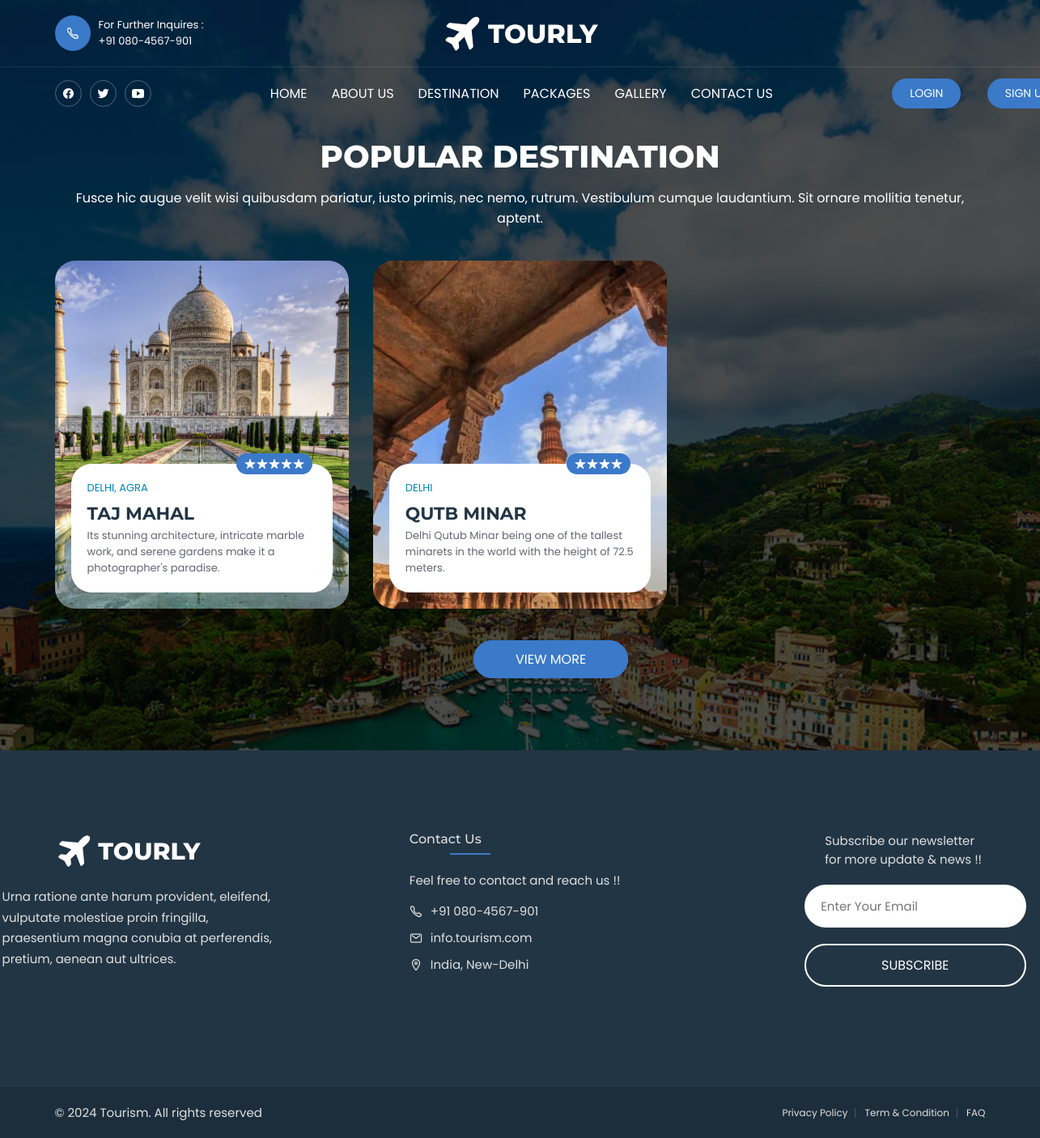
Page /destination/destinations/ on the committed database.
### destinations/models.py (models this page shows, shortened)
class Destination(BaseModel):
    destination_name = models.CharField(max_length=255)
    location = models.CharField(max_length=255)
    slug = models.SlugField(unique=True, null=True,blank=True)
    description = models.TextField()
    rating = models.IntegerField(default=0)
    category = models.ForeignKey(Category, on_delete=models.CASCADE,related_name="catagories")
    price = models.IntegerField()

class ImageGallery(BaseModel):
    destination = models.ForeignKey(Destination, on_delete=models.CASCADE, related_name="gallery")
    image = models.ImageField(upload_to="destination_gallery")

### destinations/views.py (the view)
# urls.py: path('destinations/',destinations,name="load_destinations"),
def destinations(request):
    context = {'destinations':Destination.objects.all()}
    return render(request, 'destination/destinations.html',context)

### destinations/templatetags/range_tags.py (called while the page is built)
@register.filter
@register.filter
def range_filter(value):
    try:
        return range(int(value))
    except (ValueError, TypeError):
        return []

### templates/destination/destinations.html (shortened to what this page needs)
{% extends "base/base.html" %}
{% block body %}
<section class="popular" id="destination">
    <div class="container">
      <h2 class="h2 section-title">Popular destination</h2>
      <p class="section-text">
        Fusce hic augue velit wisi quibusdam pariatur, iusto primis, nec nemo, rutrum. Vestibulum cumque laudantium.
        Sit ornare
        mollitia tenetur, aptent.
      </p>
      <ul class="popular-list">
        {% for destination in destinations %}
        <li>
          <div class="popular-card">
            <figure class="card-img">
              <img src="/media/{{destination.gallery.first.image}}" alt="San miguel, italy" loading="lazy">
            </figure>
            <div class="card-content">
              <div class="card-rating">
                {% load range_tags %}
                {% if destination.rating <= 5 %}
                  {% for i in destination.rating|floatformat:0|range_filter %}
                      <ion-icon name="star"></ion-icon>
                  {% endfor %}
                {% endif %}
              </div>
              <p class="card-subtitle">
                <a href="{% url 'get_destination' destination.slug %}">{{destination.location}}</a>
              </p>
              <h3 class="h3 card-title">
                <a href="{% url 'get_destination' destination.slug %}">{{destination.destination_name}}</a>
              </h3>
              <p class="card-text">
                {{destination.description}}
              </p>
            </div>
          </div>
        </li>
        {% endfor %}
      </ul>
      <a class="view-more-btn btn btn-primary">View More</a>
    </div>
  </section>
{% endblock %}

### public/static/css/style.css (style rules this page uses)
:root { --united-nations-blue: hsl(214, 56%, 58%); --bright-navy-blue: hsl(214, 57%, 51%); --spanish-gray: hsl(0, 0%, 60%); --black-coral: hsl(225, 8%, 42%); --oxford-blue: hsl(208, 97%, 12%); --yale-blue: hsl(214, 72%, 33%); --blue-ncs: hsl(197, 100%, 36%); --gunmetal: hsl(206, 34%, 20%); --gainsboro: hsl(0, 0%, 88%); --cultured: hsl(0, 0%, 98%); --white: hsl(0, 0%, 100%); --black: hsl(0, 0%, 0%); --onyx: hsl(0, 0%, 25%); --jet: hsl(0, 0%, 20%); --ff-poppins: "Poppins", sans-serif; --ff-montserrat: "Montserrat", sans-serif; --fs-1: calc(20px + 3.5vw); --fs-2: calc(18px + 1.6vw); --fs-3: calc(16px + 0.45vw); --fs-4: 15px; --fs-5: 14px; --fs-6: 13px; --fs-7: 12px; --fs-8: 11px; --fw-500: 500; --fw-600: 600; --fw-700: 700; --fw-800: 800; --transition: 0.25s ease-in-out; --section-padding: 60px; --radius-15: 15px; --radius-25: 25px; }
*, *::before, *::after { margin: 0; padding: 0; box-sizing: border-box; }
li { list-style: none; }
a { text-decoration: none; }
a, img, span, input, label, button, ion-icon { display: block; }
ion-icon { pointer-events: none; }
html { font-family: var(--ff-poppins); scroll-behavior: smooth; }
body { background-image: url("/media/images/hero-banner.jpg"); background-blend-mode: overlay; background-repeat: no-repeat; background-size: cover; background-position: center; background-color: hsla(0, 0%, 0%, 0.7); display: grid; min-height: 600px; }
.container { padding-inline: 15px; }
.btn { color: var(--white); text-transform: uppercase; font-size: var(--fs-5); border-radius: 100px; padding: var(--padding, 8px 18px); border: var(--border-width, 2px) solid transparent; transition: var(--transition); text-align: center; }
.btn-primary { background: var(--bright-navy-blue); border-color: var(--bright-navy-blue); }
.h1, .h2, .h3 { font-weight: var(--fw-800); font-family: var(--ff-montserrat); text-transform: uppercase; }
.h2, .h3 { color: var(--gunmetal); }
.h2 { font-size: var(--fs-2); }
.h3 { font-size: var(--fs-3); font-weight: var(--fw-700); }
.section-title { margin-bottom: 15px; }
.section-text { color: var(--black-coral); margin-bottom: 30px; }
.card-text { color: var(--black-coral); font-size: var(--fs-5); }
.popular { padding-block: var(--section-padding); }
.popular-list, .popular-list > li:not(:last-child) { margin-bottom: 30px; }
.popular-card { position: relative; overflow: hidden; border-radius: var(--radius-25); height: 430px; }
.popular-card .card-img { height: 100%; }
.popular-card .card-img img { width: 100%; height: 100%; object-fit: cover; }
.popular-card .card-content { position: absolute; bottom: 20px; left: 20px; right: 20px; background: var(--white); border-radius: var(--radius-25); padding: 20px; }
.popular-card .card-rating { background: #3B79C9; color: rgb(255, 255, 255); position: absolute; top: 0; right: 25px; display: flex; align-items: center; gap: 1px; transform: translateY(-50%); padding: 6px 10px; border-radius: 20px; font-size: 14px; }
.popular-card .card-subtitle { color: var(--blue-ncs); font-size: var(--fs-6); text-transform: uppercase; margin-bottom: 8px; }
.popular-card .card-title { margin-bottom: 5px; }
.popular-card :is(.card-subtitle, .card-title) > a { color: inherit; }
.popular .btn { margin-inline: auto; }
@media (min-width: 580px) { .container { max-width: 580px; margin-inline: auto; } }
@media (min-width: 580px) { .btn { --fs-5: 16px; --padding: 12px 30px; margin-right: -100px; } }
@media (min-width: 580px) { section:not(.cta) :is(.section-subtitle, .section-title, .section-text) { text-align: center; } }
@media (min-width: 580px) { .section-text { margin-bottom: 40px; } }
@media (min-width: 580px) { .card-text { --fs-5: 15px; } }
@media (min-width: 580px) { .popular-card .card-content { right: auto; } }
@media (min-width: 768px) { :root { --fs-5: 15px; } }
@media (min-width: 768px) { .container { max-width: 800px; } }
@media (min-width: 768px) { .section-text { margin-inline: auto; } }
@media (min-width: 768px) { .popular-list { display: grid; grid-template-columns: 1fr 1fr; gap: 30px; margin-bottom: 50px; } }
@media (min-width: 768px) { .popular-list > li:not(:last-child) { margin-bottom: 0; } }
@media (min-width: 768px) { .popular-card .card-content { right: 20px; } }
@media (min-width: 992px) { .container { max-width: 1050px; } }
@media (min-width: 992px) { .popular-list { grid-template-columns: repeat(3, 1fr); } }
@media (min-width: 1200px) { :root { --section-padding: 100px; } }
@media (min-width: 1200px) { .container { max-width: 1180px; } }

### rows in the picture
Destination: gallery.first.image (picture), location "DELHI, AGRA", destination_name "TAJ MAHAL", description "Its stunning architecture, intricate marble work, and serene gardens make it a photographer's paradise."
Destination: gallery.first.image (picture), location "DELHI", destination_name "QUTB MINAR", description "Delhi Qutub Minar being one of the tallest minarets in the world with the height of 72.5 meters."
